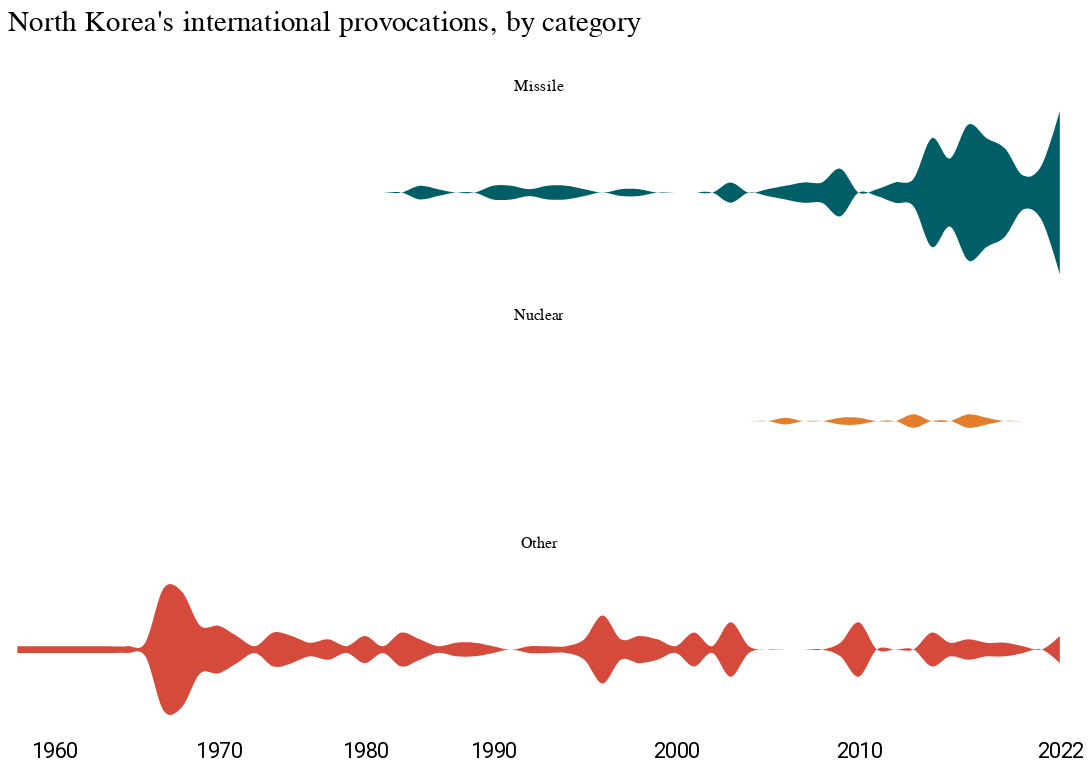

The code cell stored with this chart in its notebook:
### Code cell
import altair as alt
from vega_datasets import data

source = data.unemployment_across_industries.url

alt.Chart(types_years).mark_area(interpolate="cardinal").encode(
    alt.X(
        "year:O",
        axis=alt.Axis(
            domain=False,
            values=[1960, 1970, 1980, 1990, 2000, 2010, 2022],
            tickSize=0,
            title="",
        ),
    ),
    alt.Y("provocation_count:Q", stack="center", axis=None),
    alt.Color("type:N", title=" ", scale=alt.Scale(), legend=None),
    alt.Facet("type:N", columns=1, title=" "),
).properties(
    width=650, height=100, title="North Korea's international provocations, by category"
).configure_legend(
    orient="top"
)

### Figure 1 — Vega-Lite specification as saved in the notebook (floating-point values rounded to 4 significant figures)
{"config": {"view": {"width": 800, "height": 450, "strokeOpacity": 0}, "background": "#ffffff", "title": {"anchor": "start", "font": "Summit Sans", "fontColor": "palette[\"black\"]", "fontSize": 18, "fontWeight": "normal"}, "arc": {"fill": "#00d4d8"}, "area": {"fill": "#00d4d8"}, "line": {"stroke": "#00d4d8", "strokeWidth": 3}, "path": {"stroke": "#00d4d8"}, "rect": {"fill": "#00d4d8"}, "shape": {"stroke": "#00d4d8"}, "bar": {"fill": "#00d4d8"}, "point": {"stroke": "#00d4d8"}, "symbol": {"fill": "#00d4d8", "size": 30}, "axis": {"titleFont": "Roboto", "titleFontSize": 15, "titleFontWeight": "normal", "labelFont": "Roboto, sans", "labelFontSize": 13, "labelFontWeight": "normal"}, "axisX": {"labelAngle": 0, "labelPadding": 6, "tickSize": 3, "grid": false}, "axisY": {"labelBaseline": "middle", "maxExtent": 45, "minExtent": 45, "titleAlign": "left", "titleAngle": 0, "titleX": -45, "titleY": -11, "domainOpacity": 0, "gridWidth": 0.6, "gridColor": "#dddddd", "offset": 6, "tickSize": 0, "titleColor": "#767676"}, "legend": {"titleFont": "Roboto", "titleFontSize": 15, "titleFontWeight": "normal", "symbolType": "square", "labelFont": "Roboto, sans", "labelFontSize": 13, "orient": "top"}, "range": {"category": ["#005f66", "#e37e2d", "#d64a3b", "#76b0ef", "#c1bc40"], "diverging": ["#e68a4f", "#f4bb6a", "#f9e39c", "#dadfe2", "#a6b7c6", "#849eae"], "heatmap": ["#7ff6f6", "#00eeef", "#00d4d8", "#00abb2", "#00848b", "#fbf2c7", "#00363d"], "ordinal": ["#7ff6f6", "#00eeef", "#00d4d8", "#00abb2", "#00848b", "#fbf2c7", "#00363d"], "ramp": ["#7ff6f6", "#00eeef", "#00d4d8", "#00abb2", "#00848b", "#fbf2c7", "#00363d"]}}, "data": {"name": "data-4de0930f60b82fdab111c4be7317041b"}, "mark": {"type": "area", "interpolate": "cardinal"}, "encoding": {"color": {"field": "type", "legend": null, "scale": {}, "title": " ", "type": "nominal"}, "facet": {"columns": 1, "field": "type", "title": " ", "type": "nominal"}, "x": {"axis": {"domain": false, "tickSize": 0, "title": "", "values": [1960, 1970, 1980, 1990, 2000, 2010, 2022]}, "field": "year", "type": "ordinal"}, "y": {"axis": null, "field": "provocation_count", "stack": "center", "type": "quantitative"}}, "height": 100, "title": "North Korea's international provocations, by category", "width": 650, "$schema": "https://vega.github.io/schema/vega-lite/v4.17.0.json", "datasets": {"data-4de0930f60b82fdab111c4be7317041b": [{"type": "Missile", "year": 1984, "provocation_count": 2}, {"type": "Missile", "year": 1985, "provocation_count": 1}, {"type": "Missile", "year": 1990, "provocation_count": 2}, {"type": "Missile", "year": 1991, "provocation_count": 2}, {"type": "Missile", "year": 1992, "provocation_count": 1}, {"type": "Missile", "year": 1993, "provocation_count": 2}, {"type": "Missile", "year": 1994, "provocation_count": 2}, {"type": "Missile", "year": 1995, "provocation_count": 1}, {"type": "Missile", "year": 1997, "provocation_count": 1}, {"type": "Missile", "year": 1998, "provocation_count": 1}, {"type": "Missile", "year": 2003, "provocation_count": 3}, {"type": "Missile", "year": 2005, "provocation_count": 1}, {"type": "Missile", "year": 2006, "provocation_count": 2}, {"type": "Missile", "year": 2007, "provocation_count": 3}, {"type": "Missile", "year": 2008, "provocation_count": 3}, {"type": "Missile", "year": 2009, "provocation_count": 7}, {"type": "Missile", "year": 2011, "provocation_count": 1}, {"type": "Missile", "year": 2012, "provocation_count": 3}, {"type": "Missile", "year": 2013, "provocation_count": 4}, {"type": "Missile", "year": 2014, "provocation_count": 16}, {"type": "Missile", "year": 2015, "provocation_count": 10}, {"type": "Missile", "year": 2016, "provocation_count": 20}, {"type": "Missile", "year": 2017, "provocation_count": 16}, {"type": "Missile", "year": 2019, "provocation_count": 13}, {"type": "Missile", "year": 2020, "provocation_count": 5}, {"type": "Missile", "year": 2021, "provocation_count": 8}, {"type": "Missile", "year": 2022, "provocation_count": 24}, {"type": "Nuclear", "year": 2006, "provocation_count": 1}, {"type": "Nuclear", "year": 2009, "provocation_count": 1}, {"type": "Nuclear", "year": 2010, "provocation_count": 1}, {"type": "Nuclear", "year": 2013, "provocation_count": 2}, {"type": "Nuclear", "year": 2016, "provocation_count": 2}, {"type": "Nuclear", "year": 2017, "provocation_count": 1}, {"type": "Other", "year": 1958, "provocation_count": 1}, {"type": "Other", "year": 1959, "provocation_count": 1}, {"type": "Other", "year": 1960, "provocation_count": 1}, {"type": "Other", "year": 1962, "provocation_count": 1}, {"type": "Other", "year": 1963, "provocation_count": 1}, {"type": "Other", "year": 1964, "provocation_count": 1}, {"type": "Other", "year": 1965, "provocation_count": 1}, {"type": "Other", "year": 1966, "provocation_count": 2}, {"type": "Other", "year": 1967, "provocation_count": 18}, {"type": "Other", "year": 1968, "provocation_count": 17}, {"type": "Other", "year": 1969, "provocation_count": 7}, {"type": "Other", "year": 1970, "provocation_count": 7}, {"type": "Other", "year": 1971, "provocation_count": 4}, {"type": "Other", "year": 1973, "provocation_count": 1}, {"type": "Other", "year": 1974, "provocation_count": 5}, {"type": "Other", "year": 1975, "provocation_count": 4}, {"type": "Other", "year": 1976, "provocation_count": 2}, {"type": "Other", "year": 1978, "provocation_count": 3}, {"type": "Other", "year": 1979, "provocation_count": 1}, {"type": "Other", "year": 1980, "provocation_count": 4}, {"type": "Other", "year": 1981, "provocation_count": 1}, {"type": "Other", "year": 1983, "provocation_count": 5}, {"type": "Other", "year": 1984, "provocation_count": 3}, {"type": "Other", "year": 1985, "provocation_count": 1}, {"type": "Other", "year": 1986, "provocation_count": 2}, {"type": "Other", "year": 1987, "provocation_count": 2}, {"type": "Other", "year": 1990, "provocation_count": 1}, {"type": "Other", "year": 1992, "provocation_count": 1}, {"type": "Other", "year": 1993, "provocation_count": 1}, {"type": "Other", "year": 1994, "provocation_count": 1}, {"type": "Other", "year": 1995, "provocation_count": 3}, {"type": "Other", "year": 1996, "provocation_count": 10}, {"type": "Other", "year": 1997, "provocation_count": 3}, {"type": "Other", "year": 1998, "provocation_count": 4}, {"type": "Other", "year": 1999, "provocation_count": 3}, {"type": "Other", "year": 2000, "provocation_count": 1}, {"type": "Other", "year": 2001, "provocation_count": 5}, {"type": "Other", "year": 2002, "provocation_count": 1}, {"type": "Other", "year": 2003, "provocation_count": 8}, {"type": "Other", "year": 2004, "provocation_count": 1}, {"type": "Other", "year": 2009, "provocation_count": 2}, {"type": "Other", "year": 2010, "provocation_count": 8}, {"type": "Other", "year": 2014, "provocation_count": 5}, {"type": "Other", "year": 2015, "provocation_count": 2}, {"type": "Other", "year": 2016, "provocation_count": 3}, {"type": "Other", "year": 2017, "provocation_count": 2}, {"type": "Other", "year": 2019, "provocation_count": 2}, {"type": "Other", "year": 2020, "provocation_count": 1}, {"type": "Other", "year": 2022, "provocation_count": 4}]}}
